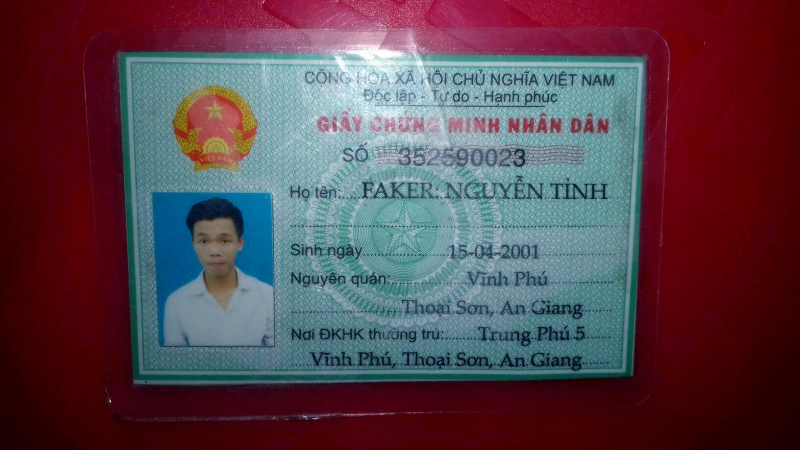
#> input picture data/cmnd1.jpeg, 1600 x 900 px (shown at 1/2 size)
$ python -i alignment_frontside.py   (imports and definitions only)
#> lines starting #> are read from the running program, lines starting #| are printed output that depends on the picture; after the words box and inside, x2 and y2 are one past the last pixel; in counts of white or black regions, pixels touching at a corner belong together
import numpy as np
import cv2

def segment_card(img):
    """
    Segment the area containing the card in the image using the color.
    The Vietnamese ID card has color green, so we use thresholding with the hue in each pixel.

    Parameters:
    img: The input colored image containing the ID card in RGB channel last format.

    Return:
    mask: The binary image with the same size as img indicating the card pixels
    """
    hsv = cv2.cvtColor(img, cv2.COLOR_RGB2HSV)
    mask_noisy = np.logical_and(hsv[:,:,0] >= 40, hsv[:,:,0] < 100)
    # Remove the black and white area where hue might accidentally fall into the range
    mask_noisy = np.logical_and(mask_noisy, hsv[:,:,1] >= 20)
    mask_noisy = np.logical_and(mask_noisy, hsv[:,:,2] >= 20)
    mask_noisy = (mask_noisy * 255).astype('uint8')
    mask = cv2.morphologyEx(mask_noisy, cv2.MORPH_CLOSE,
                        cv2.getStructuringElement(cv2.MORPH_RECT, (3, 3)),
                        iterations=30)
    return mask


def get_boundary(mask):
    """
    Get 4 sides of the card from the mask.

    Parameters:
    mask: The binary image indicating the area containing the card in the image

    Return: htop, hbottom, vleft, vright - 4 lines corresponding to 4 sides
    Each line is represented as a tuple (rho, theta) for the line x*cos(theta) + y*sin(theta) = rho
    """
    # Get the points on the boundary by finding contour
    contours = cv2.findContours(mask, cv2.RETR_EXTERNAL, cv2.CHAIN_APPROX_NONE)[0]
    boundaries = np.zeros_like(mask, dtype='uint8')
    cv2.drawContours(boundaries, contours, -1, 255)

    # Use Hough transform to find the lines fitted to the contour points
    lines = cv2.HoughLines(boundaries, 10, np.pi/60, 100)
    lines = lines.reshape(-1, 2)

    # Categorize horizontal vs vertical line based on theta
    hlines = []
    vlines = []
    for line in lines:
        if np.pi/4 <= line[1] <= 3*np.pi/4:
            hlines.append(line)
        else:
            vlines.append(line)
    hlines = np.array(hlines)
    vlines = np.array(vlines)

    # Categorize top-bottom and left-right based on rho
    htop = None
    hbottom = None
    for hline in hlines:
        if hline[0] < np.mean(hlines, axis=0)[0]:
            if htop is None:
                htop = hline
        else:
            if hbottom is None:
                hbottom = hline

    vleft = None
    vright = None
    for vline in vlines:
        if abs(vline[0]) < np.mean(np.abs(vlines), axis=0)[0]:
            if vleft is None:
                vleft = vline
        else:
            if vright is None:
                vright = vline
    return htop, hbottom, vleft, vright


def get_corner(htop, hbottom, vleft, vright):
    """
    Compute the 4 corners given the 4 sides

    Parameters:
    htop, hbottom, vleft, vright: 4 sides, each formatted as (rho, theta)

    Returns:
    topleft, topright, bottomleft, bottomright: 4 corners
    """
    def find_intersect(hline, vline):
        A = np.array([[np.cos(hline[1]), np.sin(hline[1])], [np.cos(vline[1]), np.sin(vline[1])]])
        b = np.array([hline[0], vline[0]])
        return np.linalg.solve(A, b)

    topleft = find_intersect(htop, vleft)
    topright = find_intersect(htop, vright)
    bottomleft = find_intersect(hbottom, vleft)
    bottomright = find_intersect(hbottom, vright)

    return topleft, topright, bottomleft, bottomright


def warp_img(img, region, target_dsize):
    """
    Cut a quadrilateral part of the image and warp to a new image

    Parameters:
    img: The original image
    region: Tuple of 4 points indicating 4 vertices topleft, topright, bottomleft, bottomright. Each point is a pair (x, y)
    target_dsize: (width, height) tuple of the targeted image size

    Returns:
    img_warped: The warped image
    """
    keypoints = np.array(region)
    w, h = target_dsize
    targets = np.array([[0, 0], [w-1, 0], [0, h-1], [w-1, h-1]], dtype='float32')
    M = cv2.getPerspectiveTransform(keypoints, targets)
    img_warped = cv2.warpPerspective(img, M, target_dsize)
    return img_warped


def align_card(img, dsize=(800, 500)):
    """
    Extract the region containing the ID card in the image and warp it to a new image

    Parameters:
    img: The image containing the ID card with format RGB channel last
    dsize: The size of the resulting image formatted as (width, height)

    Returns:
    img_aligned: The image containing only the card area
    """
    # Rescale to standardize the image size
    scale_factor = 1000 / img.shape[1]
    img = cv2.resize(img, (0, 0), fx=scale_factor, fy=scale_factor)
    # Add border to deal with the cases where the sides touch the image boundary
    img = cv2.copyMakeBorder(img, 5, 5, 5, 5, cv2.BORDER_CONSTANT, 0)
    mask = segment_card(img)
    boundary_lines = get_boundary(mask)
    corners = get_corner(*boundary_lines)
    img_aligned = warp_img(img, corners, dsize)
    return img_aligned

>>> import cv2
>>> picture = cv2.cvtColor(cv2.imread('data/cmnd1.jpeg'), cv2.COLOR_BGR2RGB)
>>> result = align_card(picture)
#> in align_card, `img = cv2.resize(img, (0, 0), fx=scale_factor, fy=scale_factor)`:
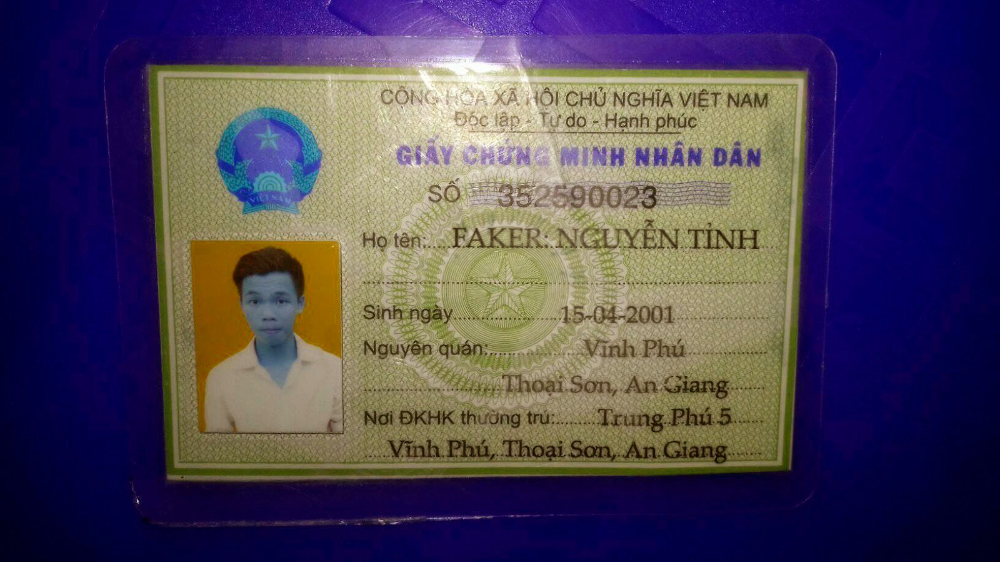
#> img: shape (562, 1000, 3); mean of channels 0, 1, 2 89.8, 67, 76.6; drawn as B, G, R
#> in align_card, `img = cv2.copyMakeBorder(img, 5, 5, 5, 5, cv2.BORDER_CONSTANT, 0)`:
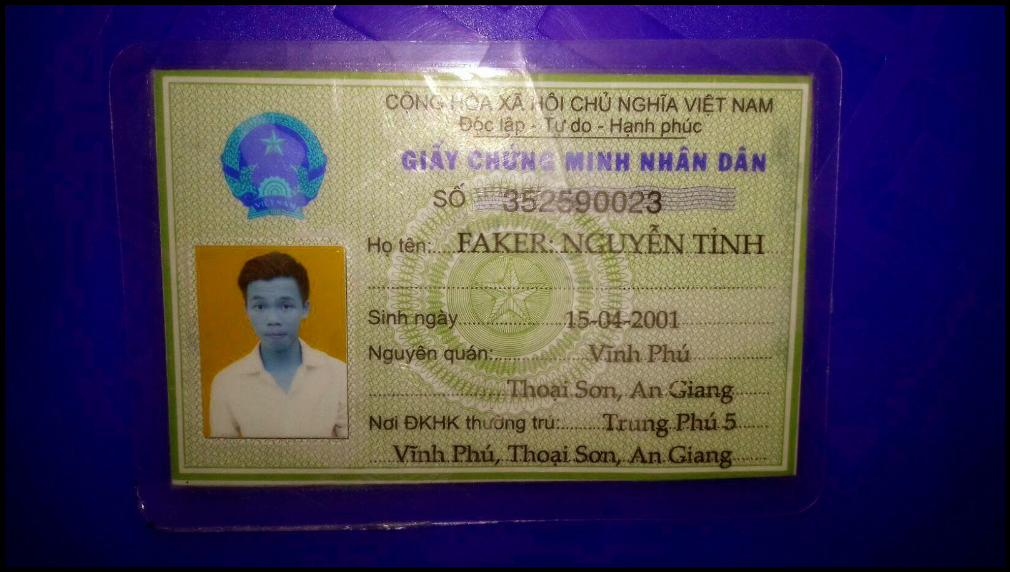
#> img: shape (572, 1010, 3); mean of channels 0, 1, 2 87.3, 65.1, 74.6; drawn as B, G, R
#> in segment_card, `hsv = cv2.cvtColor(img, cv2.COLOR_RGB2HSV)`: hsv: shape (572, 1010, 3); mean H, S, V 109.8, 169.6, 109.5
#> in segment_card, `mask_noisy = np.logical_and(hsv[:,:,0] >= 40, hsv[:,:,0] < 100)`:
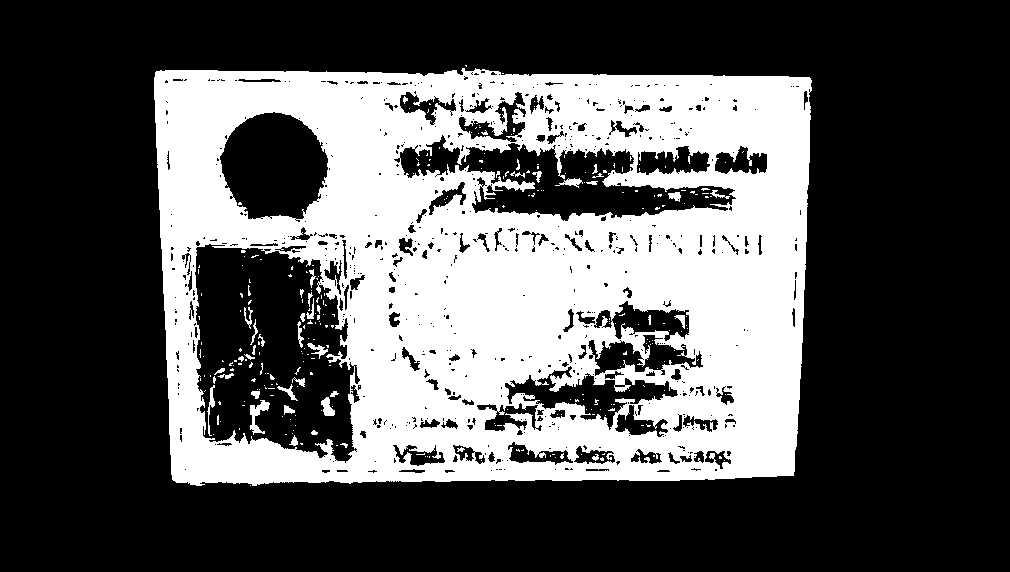
#> mask_noisy: shape (572, 1010) bool; 33.2% white; 289 white regions (247 under 20 px), largest, box (x1, y1, x2, y2) and area: (154, 68, 812, 486) 188539, (250, 400, 270, 435) 288, (321, 397, 335, 416) 161
#> in segment_card, `mask_noisy = np.logical_and(mask_noisy, hsv[:,:,1] >= 20)`:
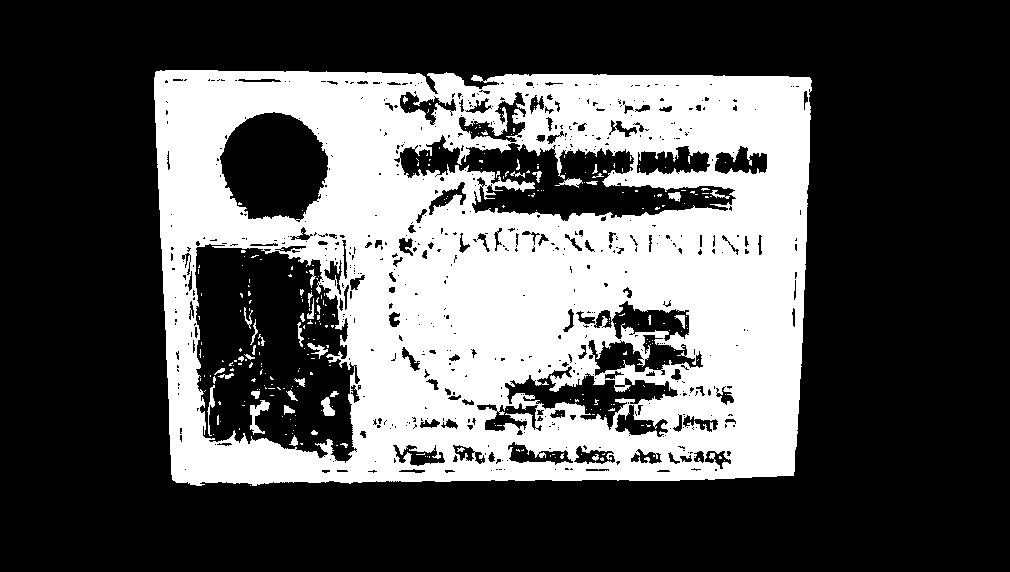
#> mask_noisy: shape (572, 1010) bool; 33.1% white; 293 white regions (252 under 20 px), largest, box (x1, y1, x2, y2) and area: (154, 70, 812, 486) 187867, (250, 400, 270, 435) 288, (321, 397, 335, 416) 161
#> in segment_card, `mask_noisy = np.logical_and(mask_noisy, hsv[:,:,2] >= 20)`: mask_noisy: shape (572, 1010) bool; 33.1% white; 293 white regions (252 under 20 px), largest, box (x1, y1, x2, y2) and area: (154, 70, 812, 486) 187855, (250, 400, 270, 435) 288, (321, 397, 335, 416) 161
#> in segment_card, `mask = cv2.morphologyEx(mask_noisy, cv2.MORPH_CLOSE, cv2.getStructurin..`:
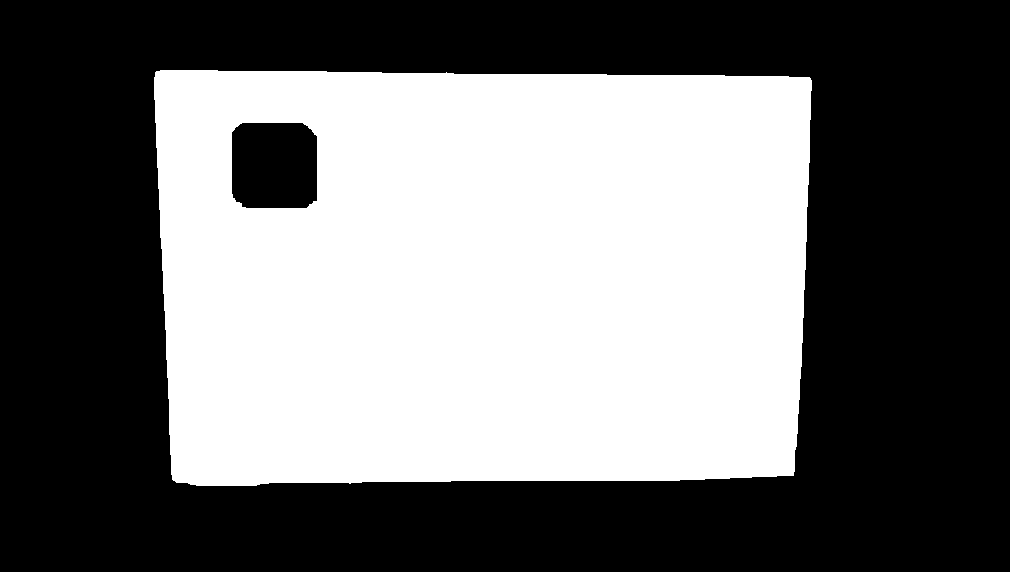
#> mask: shape (572, 1010); 44.1% white; 1 white region
#> in get_boundary, `contours = cv2.findContours(mask, cv2.RETR_EXTERNAL, cv2.CHAIN_APPROX_..`: contours = 1 contour; box (x1, y1, x2, y2) and area: (154, 70, 812, 486) 260957
#> in get_boundary, `cv2.drawContours(boundaries, contours, -1, 255)`:
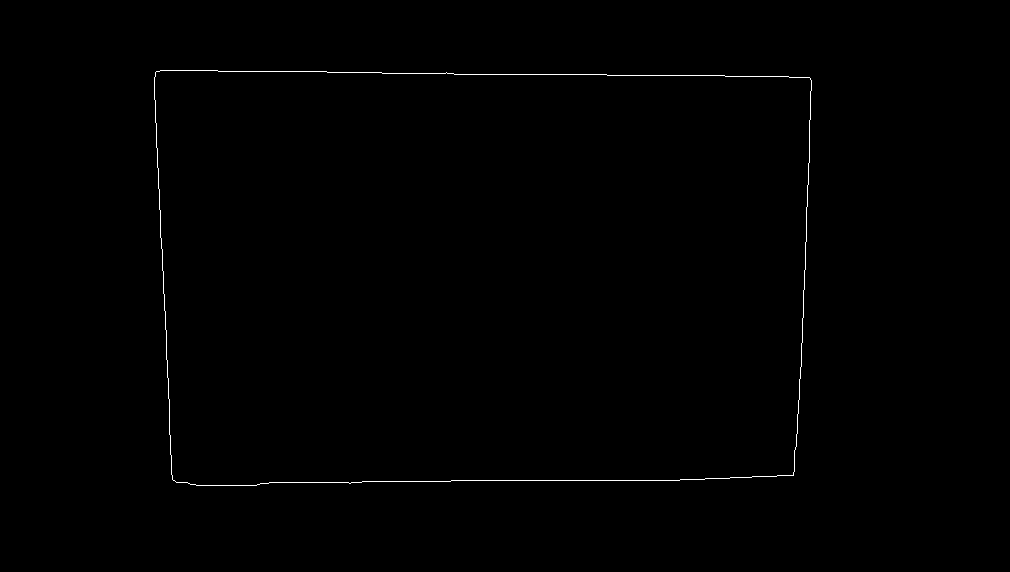
#> boundaries: shape (572, 1010); 0.36% white in thin lines or dots, all inside (x1, y1, x2, y2) = (154, 70, 812, 486)
#> in get_boundary, `lines = cv2.HoughLines(boundaries, 10, np.pi/60, 100)`: lines = 21 rows, first 8: [480, 1.57], [70, 1.57], [-150, 3.09], [820, 0.0524], [500, 1.52], [50, 1.62], [160, 0], [800, 0]
#> the loop in get_boundary, `for line in lines:` made 21 passes
#> line on passes 1 to 12: [480, 1.57], [70, 1.57], [-150, 3.09], [820, 0.0524], [500, 1.52], [50, 1.62], [160, 0], [800, 0], [450, 1.62], [-130, 3.04], [100, 1.52], [830, 0.105]
#> after the loop in get_boundary, `for line in lines:`: hlines = [[480, 1.57], [70, 1.57], [500, 1.52], [50, 1.62], [450, 1.62], [100, 1.52], [550, 1.47], [30, 1.68], [0, 1.68], [130, 1.47], [420, 1.68]]; vlines = [[-150, 3.09], [820, 0.0524], [160, 0], [800, 0], [-130, 3.04], [830, 0.105], [-800, 3.09], [180, 0.0524], [850, 0.157], [-120, 2.98]]
#> the loop in get_boundary, `for hline in hlines:` made 11 passes
#> the loop in get_boundary, `for vline in vlines:` made 10 passes
#> in align_card, `boundary_lines = get_boundary(mask)`: boundary_lines = ([70, 1.57], [480, 1.57], [-150, 3.09], [820, 0.0524])
#> in find_intersect, `A = np.array([[np.cos(hline[1]), np.sin(hline[1])], [np.cos(vline[1]),..`: A = [[-4.37e-08, 1], [-0.999, 0.0523]]
#> in find_intersect, `b = np.array([hline[0], vline[0]])`: b = [70, -150]
#> in get_corner, `topleft = find_intersect(htop, vleft)`: topleft = [153.9, 70]
#> in get_corner, `topright = find_intersect(htop, vright)`: topright = [817.5, 70]
#> in get_corner, `bottomleft = find_intersect(hbottom, vleft)`: bottomleft = [175.4, 480]
#> in get_corner, `bottomright = find_intersect(hbottom, vright)`: bottomright = [796, 480]
#> in align_card, `corners = get_corner(*boundary_lines)`: corners = ([153.9, 70], [817.5, 70], [175.4, 480], [796, 480])
#> in warp_img, `keypoints = np.array(region)`: keypoints = [[153.9, 70], [817.5, 70], [175.4, 480], [796, 480]]
#> in warp_img, `M = cv2.getPerspectiveTransform(keypoints, targets)`: M = [[1.19, -0.0624, -178.9], [-5.18e-08, 1.13, -78.81], [1.51e-11, -0.000156, 1]]
#> in warp_img, `img_warped = cv2.warpPerspective(img, M, target_dsize)`:
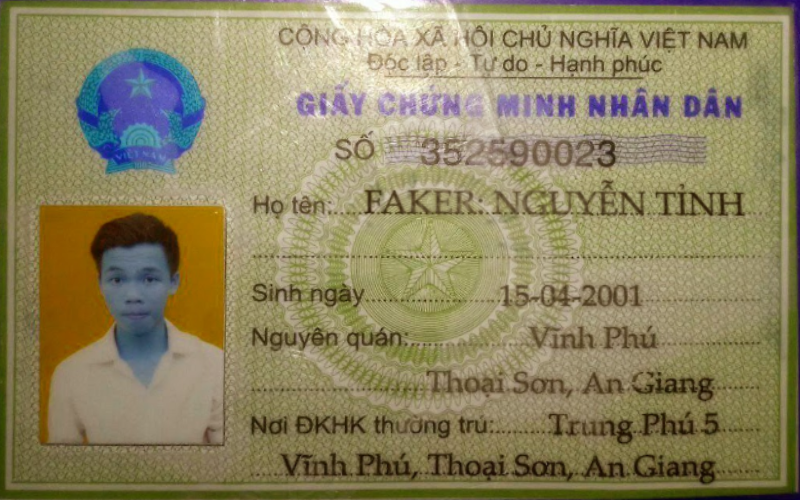
#> img_warped: shape (500, 800, 3); mean of channels 0, 1, 2 97.1, 132.5, 141.2; drawn as B, G, R
